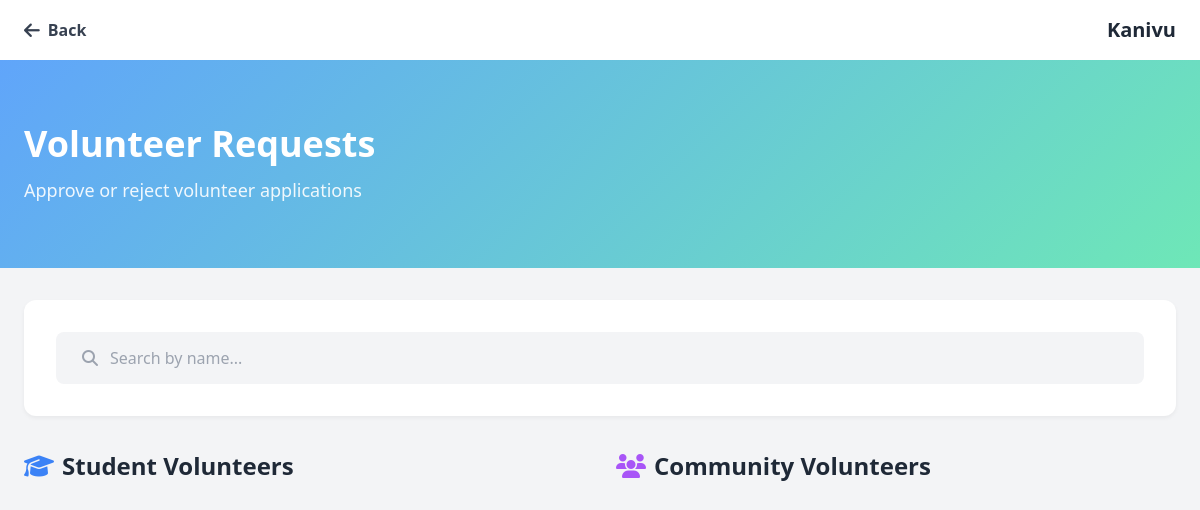
The page /dashboard/approve_volunteers/ (signed in) on the database as committed earlier.
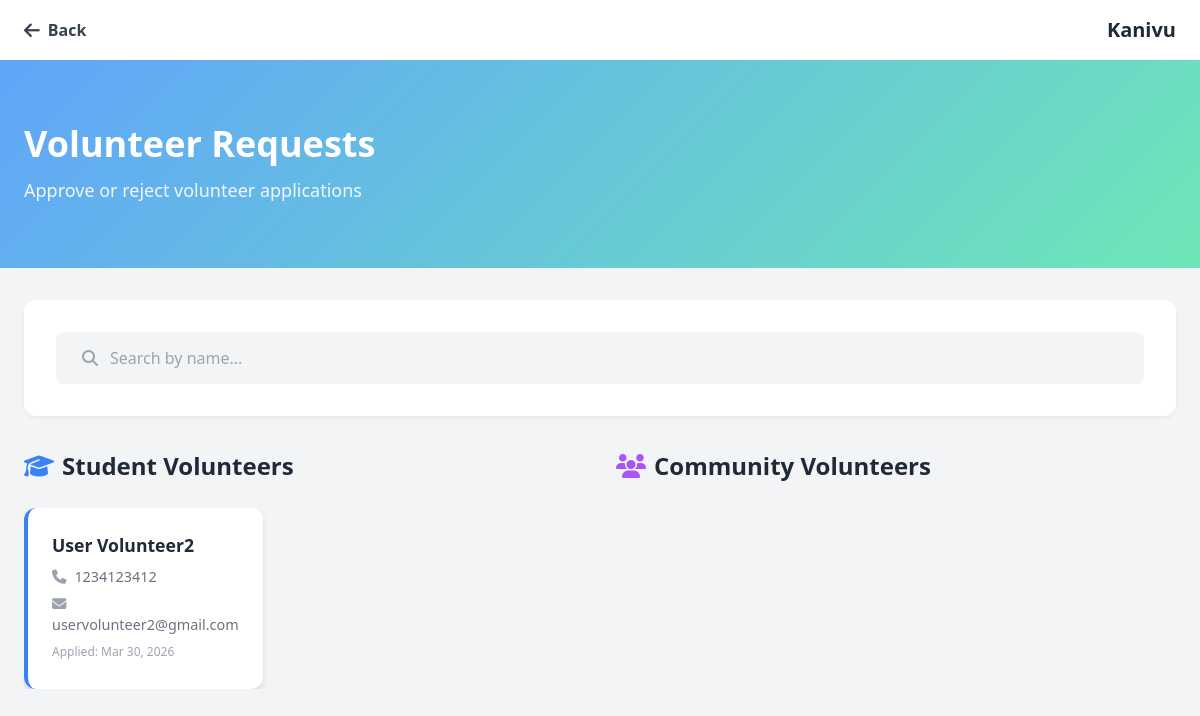
The same page on the database as committed later.
### volunteer/models.py (models this page shows)
class Volunteer(models.Model):
    BLOOD_GROUP_CHOICES = (
        ("A+", "A+"),
        ("A-", "A-"),
        ("B+", "B+"),
        ("B-", "B-"),
        ("AB+", "AB+"),
        ("AB-", "AB-"),
        ("O+", "O+"),
        ("O-", "O-"),
    )
    BATCH_CHOICES = (
        ("MCA", "MCA"),
        ("BCA", "BCA"),
        ("BSc CS", "BSc CS"),
        ("BCom", "BCom"),
    )
    YEAR_CHOICES = (
        ("1st Year", "1st Year"),
        ("2nd Year", "2nd Year"),
        ("3rd Year", "3rd Year"),
        ("4th Year", "4th Year"),
    )
    user = models.OneToOneField(User, on_delete=models.CASCADE)
    name = models.CharField(max_length=150)
    email = models.EmailField()
    phone = models.CharField(max_length=10)
    age = models.PositiveIntegerField()
    blood_group = models.CharField(
        max_length=5,
        choices=BLOOD_GROUP_CHOICES,
        blank=True,
        null=True
    )
    address = models.TextField()
    reason = models.TextField()
    is_approved=models.BooleanField(default=False)
    approved_by = models.ForeignKey(
        User,
        on_delete=models.SET_NULL,
        null=True,
        blank=True,
        related_name="approved_volunteers"
    )
    declined=models.BooleanField(default=False)
    rejection_reason = models.TextField(blank=True, null=True)
    is_student = models.BooleanField(default=False)
    admission_no = models.CharField(max_length=50, blank=True, null=True)
    period = models.CharField(max_length=20, blank=True, null=True)
    batch = models.CharField(
        max_length=20,
        choices=BATCH_CHOICES,
        blank=True,
        null=True
    )
    year = models.CharField(
        max_length=20,
        choices=YEAR_CHOICES,
        blank=True,
        null=True
    )
    created_at = models.DateTimeField(auto_now_add=True)
    def __str__(self):
        return self.name

### dashboard/views.py (the view)
# urls.py: path("approve_volunteers/",views.approve_volunteers,name="approve_volunteers"),
@login_required
def approve_volunteers(request):
    data = Volunteer.objects.filter(is_approved=False, declined=False).order_by("created_at")
    print(data)
    return render(request,"dashboard/approve_volunteers.html",{"data":data})

### templates/dashboard/approve_volunteers.html (shortened to what this page needs)
<!DOCTYPE html>
<html lang="en">
{% load static %}
<head>
    <script src="https://cdn.tailwindcss.com"></script>
    <link rel="stylesheet" href="https://cdnjs.cloudflare.com/ajax/libs/font-awesome/6.4.0/css/all.min.css">
</head>
<body class="bg-gray-100 font-sans">
    <nav class="bg-white shadow-md">
        <div class="max-w-7xl mx-auto px-6 py-4 flex justify-between items-center">
            <div class="flex items-center space-x-3">
                <button onclick="history.back()"
                    class="flex items-center space-x-2 text-gray-700 hover:text-blue-500 bg-transparent border-none cursor-pointer">
                    <i class="fa-solid fa-arrow-left text-lg"></i>
                    <span class="font-semibold">Back</span>
                </button>
            </div>
            <h1 class="text-xl font-bold text-gray-800">Kanivu</h1>
        </div>
    </nav>
    <section class="hero-gradient text-white py-16">
        <div class="max-w-7xl mx-auto px-6">
            <h1 class="text-4xl font-bold mb-3">Volunteer Requests</h1>
            <p class="text-lg opacity-90">Approve or reject volunteer applications</p>
        </div>
    </section>
    <div class="max-w-7xl mx-auto px-6 py-8">
        <div class="search-container">
            <div class="search-box">
                <i class="fas fa-search text-gray-400"></i>
                <input type="text" id="searchInput" placeholder="Search by name..." onkeyup="filterCards()">
            </div>
        </div>
        <div class="split-container">
            <div>
                <h2 class="section-title">
                    <i class="fas fa-graduation-cap text-blue-500"></i>
                    Student Volunteers
                </h2>
                <div class="grid-container" id="studentGrid">
                    {% for v in data %}
                    {% if v.is_student %}
                    <div class="request-card student" onclick="openModal(this)" data-id="{{v.id}}"
                        data-name="{{v.name}}" data-email="{{v.email}}" data-phone="{{v.phone}}" data-age="{{v.age}}"
                        data-blood="{{v.blood_group}}" data-address="{{v.address}}" data-reason="{{v.reason}}"
                        data-student="{{v.is_student}}" data-admission="{{v.admission_no}}" data-batch="{{v.batch}}"
                        data-year="{{v.year}}" data-searchname="{{v.name|lower}}">
                        <div class="card-name">{{ v.name }}</div>
                        <div class="card-info"><i class="fas fa-phone text-gray-400 mr-2"></i>{{ v.phone }}</div>
                        <div class="card-info"><i class="fas fa-envelope text-gray-400 mr-2"></i>{{ v.email }}</div>
                        <div class="card-info text-xs text-gray-400 mt-2">
                            Applied: {{ v.created_at|date:"M d, Y" }}
                        </div>
                    </div>
                    {% endif %}
                    {% endfor %}
                </div>
            </div>
            <div>
                <h2 class="section-title">
                    <i class="fas fa-users text-purple-500"></i>
                    Community Volunteers
                </h2>
            </div>
        </div>
    </div>
</body>
</html>

Rows that differ between the two databases and show on the page:
added Volunteer: name "User Volunteer2", phone "1234123412", email "uservolunteer2@gmail.com", created_at "Mar 30, 2026"
